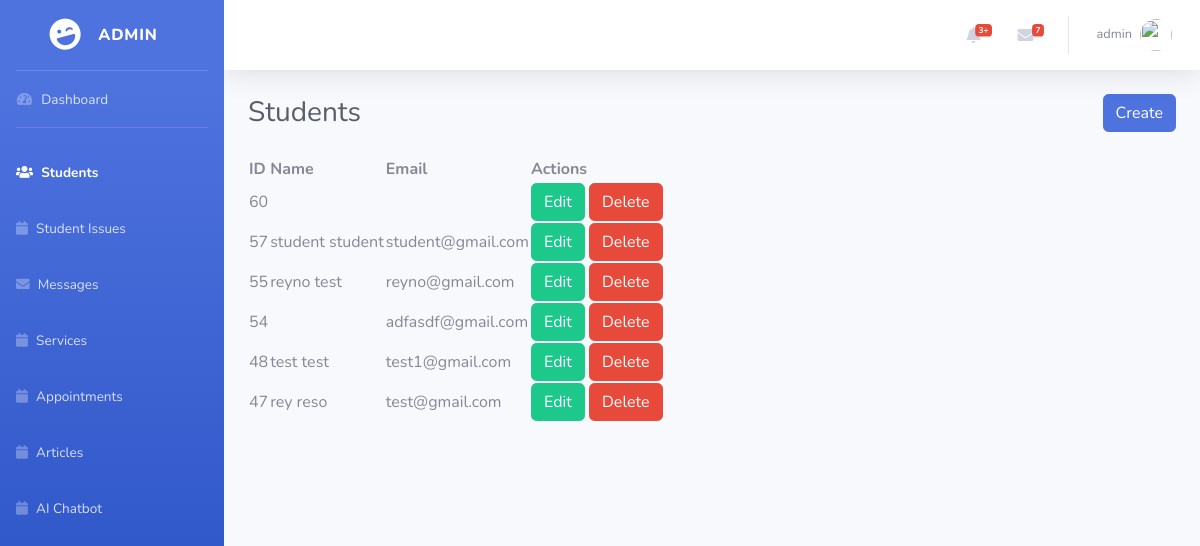
/admin/appointments/index.php (signed in), run on the app's committed database.
### tables this page shows
CREATE TABLE `users` (
  `user_id` int(11) NOT NULL,
  `username` varchar(255) DEFAULT NULL,
  `email` varchar(255) DEFAULT NULL,
  `password` text NOT NULL,
  `first_name` varchar(255) DEFAULT NULL,
  `last_name` varchar(255) DEFAULT NULL,
  `middle_name` varchar(255) DEFAULT NULL,
  `age` int(11) DEFAULT NULL,
  `about_yourself` text DEFAULT NULL,
  `phone` varchar(255) DEFAULT NULL,
  `profile` varchar(255) DEFAULT NULL,
  `user_salt` text DEFAULT NULL,
  `status` int(11) NOT NULL DEFAULT 1 COMMENT '0 = inactive, 1 = active',
  `type` int(11) DEFAULT 3 COMMENT '1=admin, 2=teacher, 3=student, 4=councilor',
  `create_at` timestamp NOT NULL DEFAULT current_timestamp()
);

### classes.php (called while the page is built, shortened)
<?php
class User {
	protected $table_name = "users";
    public function getAllStudents() {
    	$database = new Database();
    	$query = "SELECT * FROM `".$this->table_name."` WHERE type = 3 ORDER BY user_id DESC";
    	$result = $database->emteDirectQuery($query, 'select');
    	return $result;
    }
}
?>

### database.php (called while the page is built, shortened)
 <?php
class Database
{
    protected $_conn;
    public function open(){
        $conn = mysqli_connect(HOST, DB_USERNAME, DB_PASSWORD, DB_NAME);
        $this->_conn = $conn;
    }
    public function emteDirectQuery($sql ='', $type='select'){
        $status = null;
        $result = mysqli_query($this->_conn, $sql);
        switch ($type) {
            case 'select':
                if (mysqli_num_rows($result) > 0) {
                    while($row = mysqli_fetch_assoc($result)) {
                        $status[] = $row;
                    }
                }
                break;
        }
        return $status;
    }
}
?>

### admin/appointments/index.php (the view, shortened to what this page needs)
<?php
require_once('../../database.php');
require_once('../../classes.php');
include BASE_APP.'/admin/inc/header.php';
$user = new User();
$students = $user->getAllStudents();
?>
    <div id="wrapper">
        <?php include BASE_APP.'/admin/inc/sidebar.php'; ?>
        <div id="content-wrapper" class="d-flex flex-column">
            <div id="content">
                <?php include BASE_APP.'/admin/inc/topbar.php'; ?>
                <div class="container-fluid">
                    <div class="d-sm-flex align-items-center justify-content-between mb-4">
                        <h1 class="h3 mb-0 text-gray-800">Students</h1>
                        <a class="btn btn-primary" data-toggle="modal" data-target="#create-student">Create</a>
                    </div>
                    <div class="row">
                    <div class="col-12">
                            <table id="datatable">
                                <thead>
                                    <th>ID</th>
                                    <th>Name</th>
                                    <th>Email</th>
                                    <th>Actions</th>
                                </thead>
                                <tbody>
                                    <?php foreach($students as $student): ?>
                                       <tr>
                                           <td><?php echo $student['user_id']; ?></td>
                                           <td><?php echo $student['first_name'].' '.$student['last_name']; ?></td>
                                           <td><?php echo $student['email']; ?></td>
                                           <td>
                                               <a class="btn btn-success" onclick="updateStudent(<?php echo $student['user_id']; ?>)" >Edit</a>
                                               <a href="delete.php?id=<?php echo $student['user_id']; ?>" onclick="if(confirm('Are you sure you want to delete this student?')){return true;}else{return false;}" class="btn btn-danger">Delete</a>
                                           </td>
                                       </tr>
                                    <?php endforeach; ?>
                                </tbody>
                            </table>
                        </div>
                    </div>
                </div>
            </div>
      </div>
<?php include BASE_APP.'/admin/inc/footer.php'; ?>

### data on the page
users: user_id "60"
users: user_id "57", first_name "student", last_name "student", email "student@gmail.com"
users: user_id "55", first_name "reyno", last_name "test", email "reyno@gmail.com"
users: user_id "54", email "adfasdf@gmail.com"
users: user_id "48", first_name "test", last_name "test", email "test1@gmail.com"
users: user_id "47", first_name "rey", last_name "reso", email "test@gmail.com"

### other printed values
$user_data['username'] "ADMIN"
$user_data['username'] "admin"
